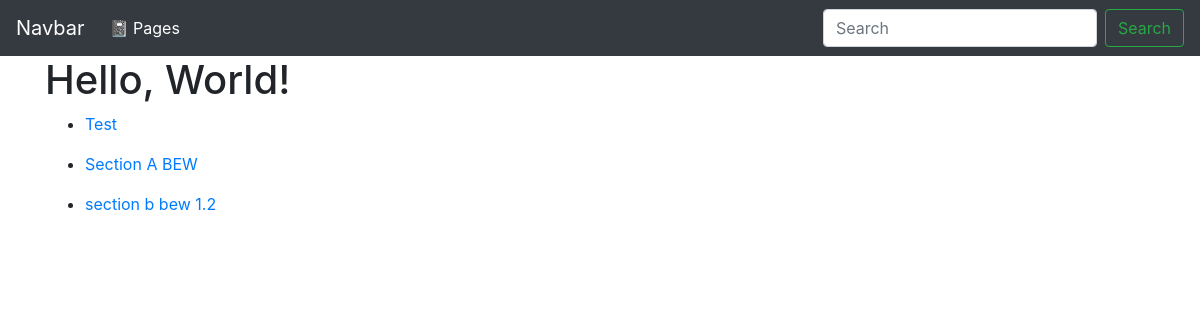
Before: / with the older database file.
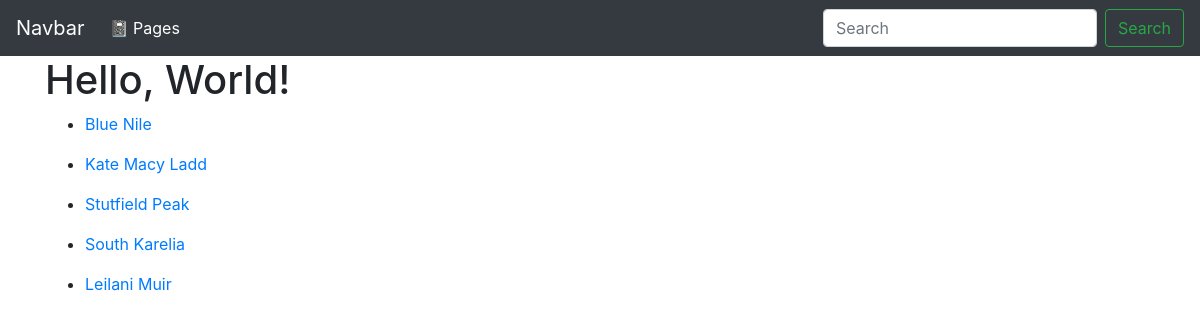
After: the same page with the newer database file.
### wiki/views.py (the view)
# urls.py: path('', views.PageList.as_view(), name='wiki-list-page'),
class PageList(ListView):
    model = Page
    template_name = 'list.html'
    context_object_name = 'pageList'
    def get(self, request):
        all_pages = Page.objects.all()
        return render(request, 'list.html', {'pageList' : all_pages})

### templates/list.html (shortened to what this page needs)
{% extends "base.html" %}
{% block content %}
          <h1>Hello, World!</h1>
{% for page in pageList%}
    <ul>
        <li>
            <a href='{{page.slug}}'>{{ page.title }}</a>
        </li>
    </ul>
{% endfor %}
{% endblock %}

### templates/base.html (shortened to what this page needs)
<!doctype html>
<html lang="en">
  <head>
    <link rel="stylesheet" href="https://stackpath.bootstrapcdn.com/bootstrap/4.3.1/css/bootstrap.min.css">
  </head>
  <body>
    <nav class="navbar navbar-expand-md navbar-dark bg-dark">
      <a class="navbar-brand" href="#">Navbar</a>
      <div class="collapse navbar-collapse" id="navbarsExampleDefault">
        <ul class="navbar-nav mr-auto">
          <li class="nav-item active">
            <a class="nav-link" href="{% url 'wiki-list-page' %}">📓 Pages <span class="sr-only">(current)</span></a>
          </li>
        </ul>
        <form class="form-inline my-2 my-lg-0">
          <input class="form-control mr-sm-2" type="text" placeholder="Search" aria-label="Search">
          <button class="btn btn-outline-success my-2 my-sm-0" type="submit">Search</button>
        </form>
      </div>
    </nav>
    <main role="main" class="container">
        {% block content %}{% endblock %}
    </main>
  </body>

Changed rows visible on the page:
removed Page: title "Test"
removed Page: title "Section A BEW"
removed Page: title "section b bew 1.2"
added Page: title "Blue Nile"
added Page: title "Kate Macy Ladd"
added Page: title "Stutfield Peak"
added Page: title "South Karelia"
added Page: title "Leilani Muir"
